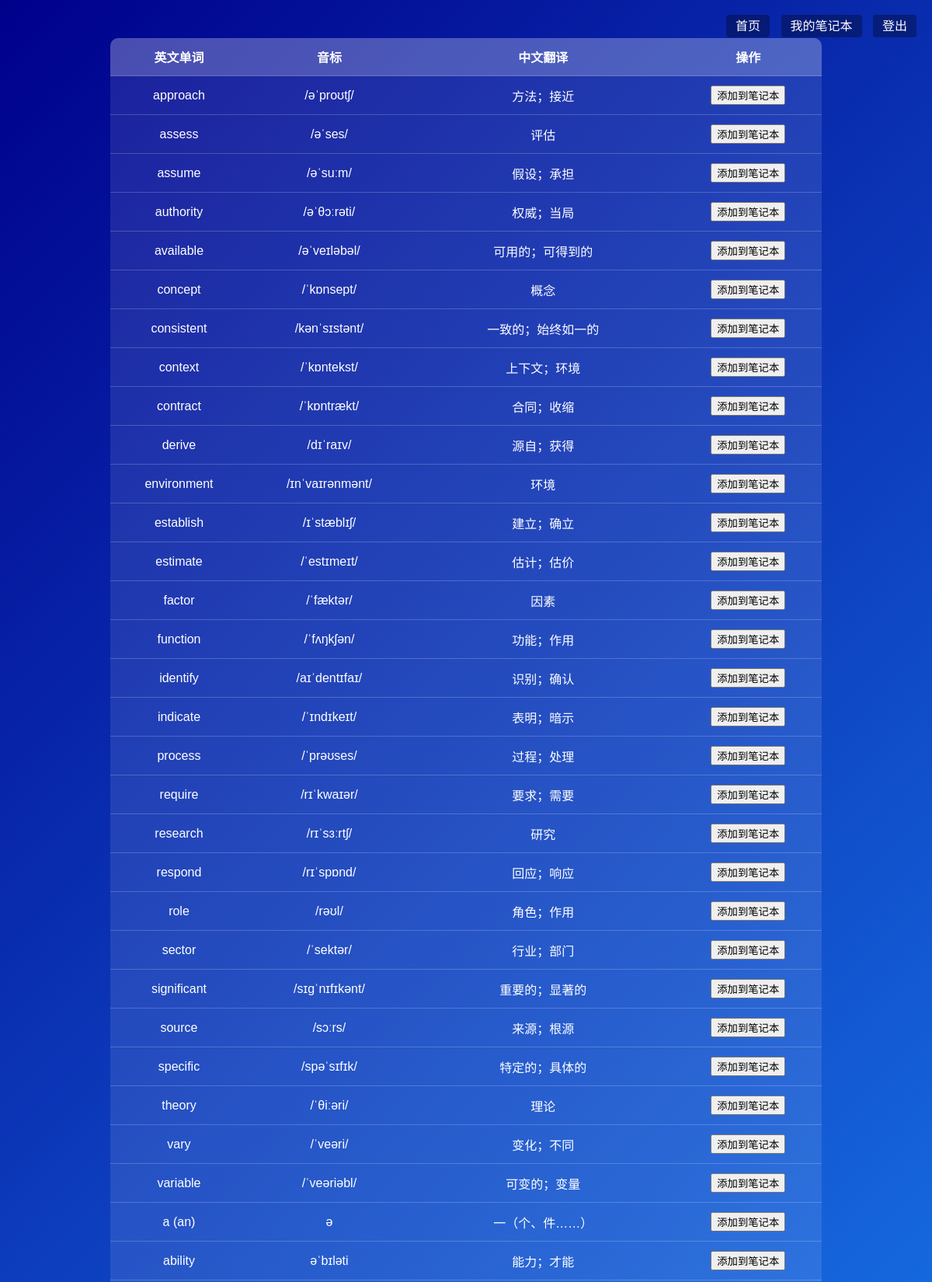
The page /word_dictionary (signed in, upper part) on the database its author committed.
### app/models.py (models this page shows)
class Word(db.Model):
    __tablename__ = 'word'
    id = db.Column(db.Integer, primary_key=True)
    word = db.Column(db.String(100), nullable=False)
    meaning = db.Column(db.String(200), nullable=False)
    phonetic = db.Column(db.String(100))
    category = db.Column(db.String(64), default='all')
    fans = relationship('User', secondary=notebook_table, back_populates='notebook')

### app/routes.py (the view)
@bp.route('/word_dictionary')
@login_required
def word_dictionary():
    single = request.args.get('category')
    if single:
        cats = [single]
    else:
        raw = current_user.interests or ''
        cats = [c.strip() for c in raw.split(',') if c.strip()]
    query = Word.query.filter(Word.category.in_(cats))
    notebook_ids = [w.id for w in current_user.notebook]
    if notebook_ids:
        query = query.filter(~Word.id.in_(notebook_ids))
    page     = request.args.get('page', 1, type=int)
    per_page = request.args.get('per_page', 50, type=int)
    pagination = query.order_by(Word.id) \
                      .paginate(page=page, per_page=per_page, error_out=False)
    return render_template(
        'word_dictionary.html',
        words      = pagination.items,
        pagination = pagination,
        category   = single
    )

### app/__init__.py (called while the page is built)
def create_app():
    app = Flask(__name__)
    app.config['SECRET_KEY'] = 'your_secret_key'
    app.config['SQLALCHEMY_DATABASE_URI'] = 'sqlite:///words.db'
    app.config['SQLALCHEMY_TRACK_MODIFICATIONS'] = False
    db.init_app(app)
    login_manager.init_app(app)
    @login_manager.user_loader
    def load_user(user_id):
        return User.query.get(int(user_id))
    from app.routes import bp as main_bp
    app.register_blueprint(main_bp)
    with app.app_context():
        db.create_all()
    return app

### app/templates/word_dictionary.html (shortened to what this page needs)
<!DOCTYPE html>
<html lang="zh-CN">
<head>
</head>
<body>
    <div class="nav">
        <a href="{{ url_for('main.index') }}">首页</a>
        <a href="{{ url_for('main.notebook') }}">我的笔记本</a>
        <a href="{{ url_for('main.logout') }}">登出</a>
    </div>
    <div class="word-list">
        <table>
            <thead>
                <tr><th>英文单词</th><th>音标</th><th>中文翻译</th><th>操作</th></tr>
            </thead>
            <tbody>
                {% if words|length == 0 %}
                <tr><td colspan="4">该分类暂时没有单词。</td></tr>
                {% else %}
                  {% for w in words %}
                  <tr>
                    <td>{{ w.word }}</td>
                    <td>{{ w.phonetic or '暂无音标' }}</td>
                    <td>{{ w.meaning }}</td>
                    <td>
                      {% if w in current_user.notebook %}
                        <button disabled>已添加</button>
                      {% else %}
                        <form method="POST" action="{{ url_for('main.add_to_notebook', word_id=w.id) }}">
                          <button type="submit">添加到笔记本</button>
                        </form>
                      {% endif %}
                    </td>
                  </tr>
                  {% endfor %}
                {% endif %}
            </tbody>
        </table>
    </div>
</body>
</html>

### app/templates/word_dictionary.html (style rules this page uses)
body { background: linear-gradient(135deg,#00008B,#1E90FF); color:white; font-family:Arial,sans-serif; text-align:center; padding:20px; }
.nav { position: absolute; top: 20px; right: 20px; }
.nav a { margin-left: 10px; color: white; text-decoration: none; background: rgba(0,0,0,0.3); padding: 6px 12px; border-radius: 4px; }
.word-list { width:80%; margin:20px auto; background:rgba(255,255,255,0.1); border-radius:10px; overflow:hidden; }
table { width:100%; border-collapse:collapse; }
th,td { padding:12px; border-bottom:1px solid rgba(255,255,255,0.2); }
th { background:rgba(255,255,255,0.2); }

### rows shown on the page
Word: word "approach", phonetic "/əˈproʊtʃ/", meaning "方法；接近"
Word: word "assess", phonetic "/əˈses/", meaning "评估"
Word: word "assume", phonetic "/əˈsuːm/", meaning "假设；承担"
Word: word "authority", phonetic "/əˈθɔːrəti/", meaning "权威；当局"
Word: word "available", phonetic "/əˈveɪləbəl/", meaning "可用的；可得到的"
Word: word "concept", phonetic "/ˈkɒnsept/", meaning "概念"
Word: word "consistent", phonetic "/kənˈsɪstənt/", meaning "一致的；始终如一的"
Word: word "context", phonetic "/ˈkɒntekst/", meaning "上下文；环境"
Word: word "contract", phonetic "/ˈkɒntrækt/", meaning "合同；收缩"
Word: word "derive", phonetic "/dɪˈraɪv/", meaning "源自；获得"
Word: word "environment", phonetic "/ɪnˈvaɪrənmənt/", meaning "环境"
Word: word "establish", phonetic "/ɪˈstæblɪʃ/", meaning "建立；确立"
Word: word "estimate", phonetic "/ˈestɪmeɪt/", meaning "估计；估价"
Word: word "factor", phonetic "/ˈfæktər/", meaning "因素"
Word: word "function", phonetic "/ˈfʌŋkʃən/", meaning "功能；作用"
Word: word "identify", phonetic "/aɪˈdentɪfaɪ/", meaning "识别；确认"
Word: word "indicate", phonetic "/ˈɪndɪkeɪt/", meaning "表明；暗示"
Word: word "process", phonetic "/ˈprəʊses/", meaning "过程；处理"
Word: word "require", phonetic "/rɪˈkwaɪər/", meaning "要求；需要"
Word: word "research", phonetic "/rɪˈsɜːrtʃ/", meaning "研究"
Word: word "respond", phonetic "/rɪˈspɒnd/", meaning "回应；响应"
Word: word "role", phonetic "/rəʊl/", meaning "角色；作用"
Word: word "sector", phonetic "/ˈsektər/", meaning "行业；部门"
Word: word "significant", phonetic "/sɪɡˈnɪfɪkənt/", meaning "重要的；显著的"
Word: word "source", phonetic "/sɔːrs/", meaning "来源；根源"
Word: word "specific", phonetic "/spəˈsɪfɪk/", meaning "特定的；具体的"
Word: word "theory", phonetic "/ˈθiːəri/", meaning "理论"
Word: word "vary", phonetic "/ˈveəri/", meaning "变化；不同"
Word: word "variable", phonetic "/ˈveəriəbl/", meaning "可变的；变量"
Word: word "a (an)", phonetic "ə", meaning "一（个、件……）"
Word: word "ability", phonetic "əˈbɪləti", meaning "能力；才能"
